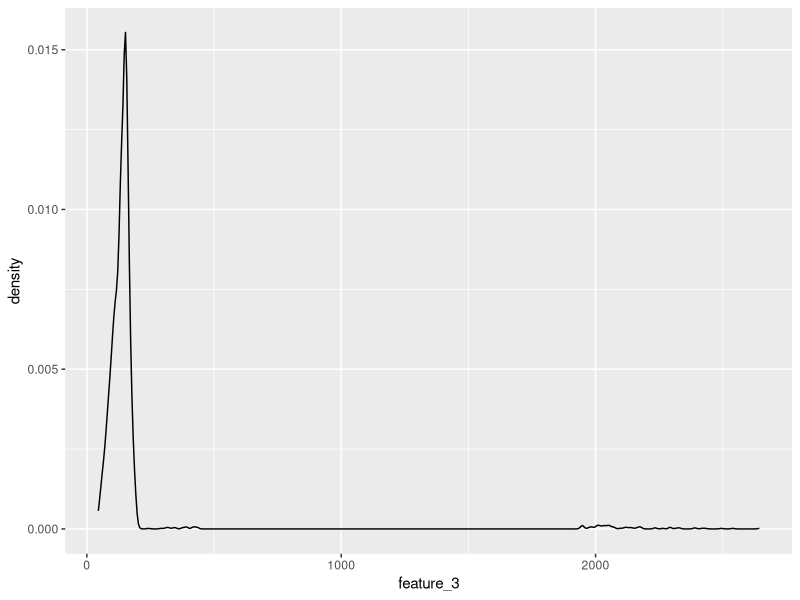
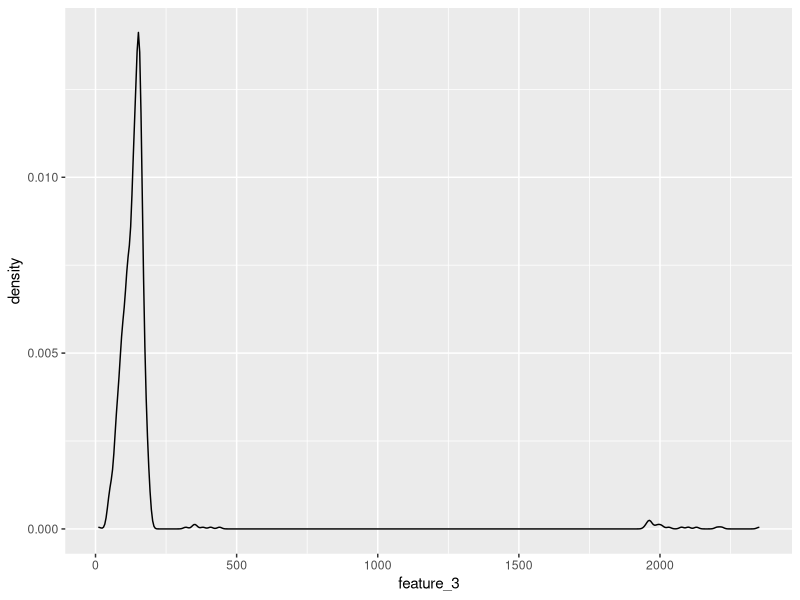
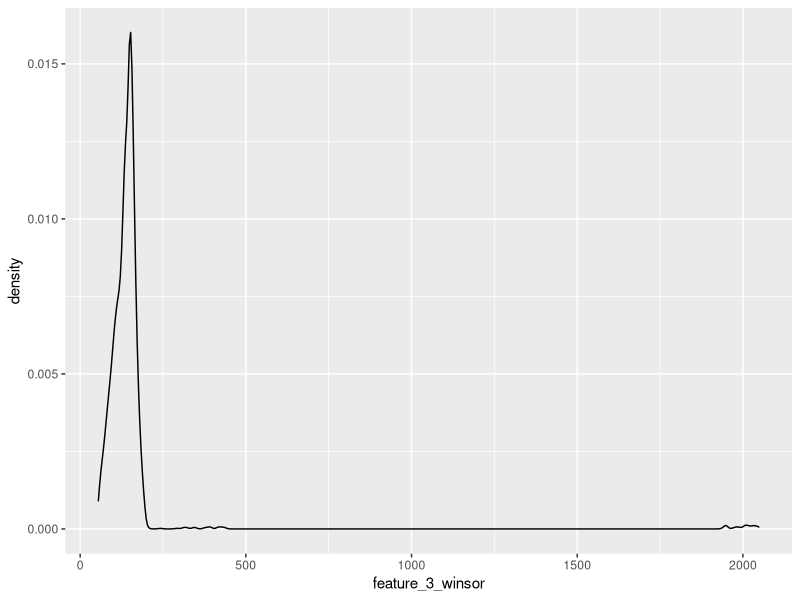
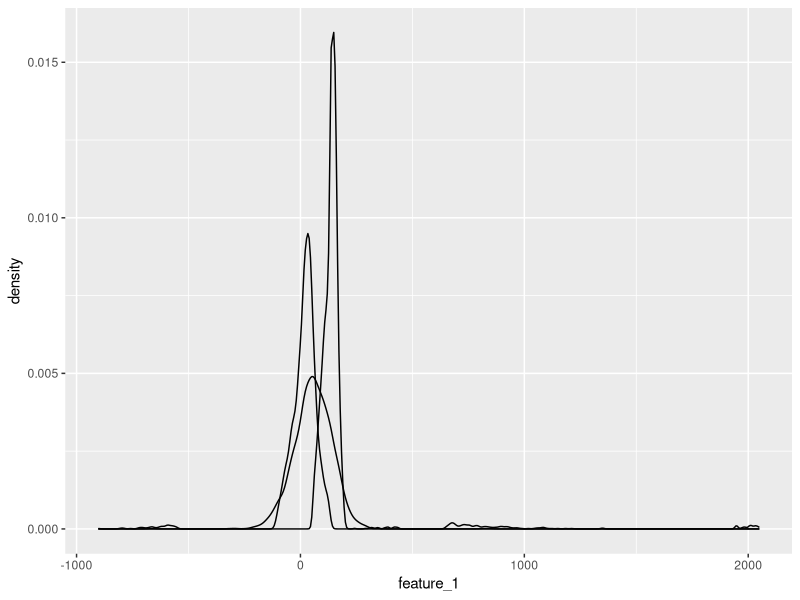
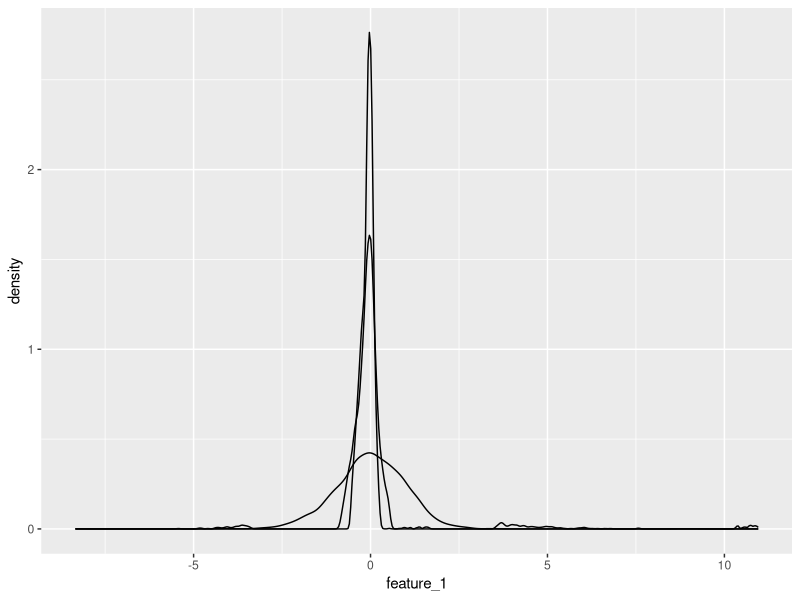
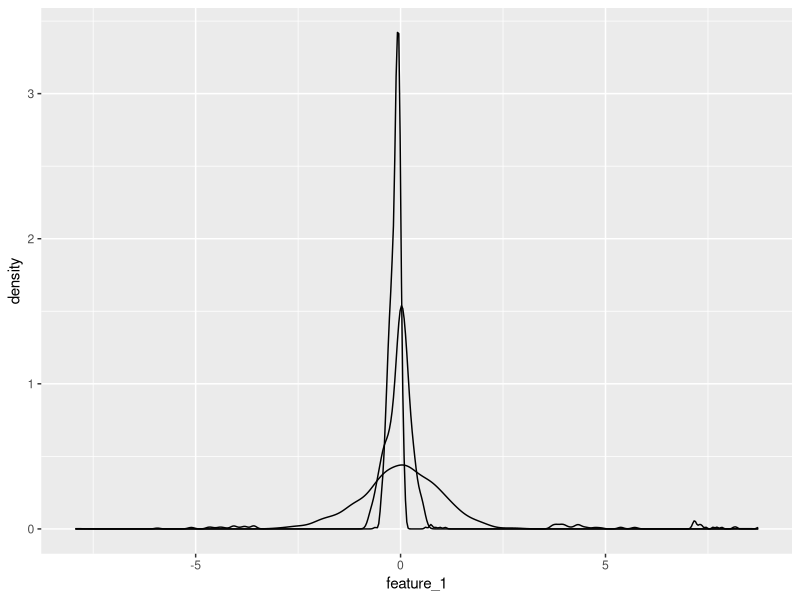

The R script that drew these images, in order:
## ---- chunk 1
library(tidyverse)
train <- read.csv(file="FITB_train.csv",header=TRUE)
test <- read.csv(file="FITB_test.csv",header=TRUE)
train_unmodified <- train
## ---- chunk 2
library(ggplot2)
ggplot(data=train,aes(feature_3)) + geom_density()
ggplot(data=test,aes(feature_3)) + geom_density()
## ---- chunk 3
train$key <- row.names(train)
feature_3_winsor <- data.frame(feature_3 = train$feature_3, key = row.names(train))
feature_3_winsor_clean <- na.omit(feature_3_winsor)

feature_3_winsor_clean <- feature_3_winsor_clean %>%
  mutate(z_score = (feature_3 - mean(feature_3)) / sd(feature_3),percentile = ecdf(feature_3)(feature_3) * 100)

feature_3_winsor_df <- feature_3_winsor_clean[!(feature_3_winsor_clean[, 4] < 1 | feature_3_winsor_clean[, 4] > 99), ]

non_matching_keys <- anti_join(train, feature_3_winsor_df, by = "key")$key

train <- train %>% mutate(feature_3 = ifelse(key %in% non_matching_keys, NA, feature_3))

colnames(train)[3] <- "feature_3_winsor"
## ---- chunk 4
ggplot(data=train,aes(feature_3_winsor)) + geom_density()
## ---- chunk 5
train[is.na(train[,3]),3] <- median(feature_3_winsor_clean$feature_3)

colnames(train)[3] <- "feature_3_impute"

test[is.na(test[,3]),3] <- median(feature_3_winsor_clean$feature_3)
colnames(test)[3] <- "feature_3_impute"
## ---- chunk 6
train_unmodified[is.na(train_unmodified[,2]) , 2] <- train_unmodified[is.na(train_unmodified[,2]),1]

train_unmodified[is.na(train_unmodified[,2]) , 2] <- train_unmodified[is.na(train_unmodified[,2]),3]

train$feature_2 <- train_unmodified$feature_2

colnames(train)[2] <- "feature_2_impute"




test[is.na(test[,2]) , 2] <- test[is.na(test[,2]),1]

test[is.na(test[,2]) , 2] <- test[is.na(test[,2]),3]

test$feature_2 <- test$feature_2

colnames(test)[2] <- "feature_2_impute"
train
(colnames(train))
## ---- chunk 7
library(ggplot2)
ggplot(data=train,aes(x=feature_1)) + geom_density() + geom_density(data=train,aes(x=feature_2_impute)) + geom_density(data=train,aes(x=feature_3_impute))
train
## ---- chunk 8
library(dplyr)
train <- train %>%
  mutate(across(c(feature_1, feature_2_impute, feature_3_impute, feature_4), 
                ~ (.x - mean(.x, na.rm = TRUE)) / sd(.x, na.rm = TRUE)))
train
ggplot(data=train,aes(x=feature_1)) + geom_density() + geom_density(data=train,aes(x=feature_2_impute)) + geom_density(data=train,aes(x=feature_3_impute))

colnames(train) <- c("feature_1_standard","feature_2_standard","feature_3_standard","feature_4_standard","id","date","y","key")


test <- test %>%
  mutate(across(c(feature_1, feature_2_impute, feature_3_impute, feature_4), 
                ~ (.x - mean(.x, na.rm = TRUE)) / sd(.x, na.rm = TRUE)))

ggplot(data=test,aes(x=feature_1)) + geom_density() + geom_density(data=test,aes(x=feature_2_impute)) + geom_density(data=test,aes(x=feature_3_impute))


colnames(test) <- c("feature_1_standard","feature_2_standard","feature_3_standard","feature_4_standard","id","date","y")


train
## ---- chunk 9
train$y <- as.numeric(as.character(factor(train$y, levels = c("90+DPD", "active"), labels = c(1, 0))))
library(nnet)

model <- multinom(y ~ feature_1_standard + feature_2_standard + feature_3_standard + feature_4_standard, data=train,family=binomial())
summary(model)
